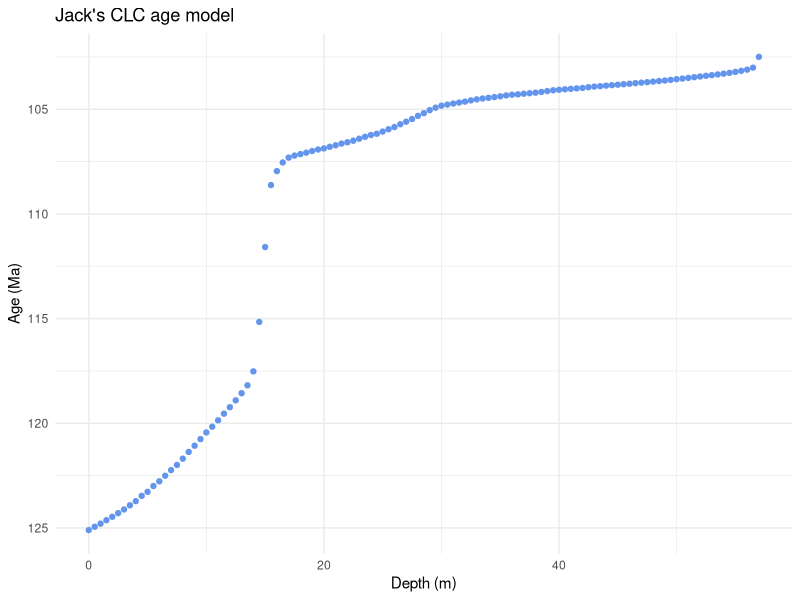
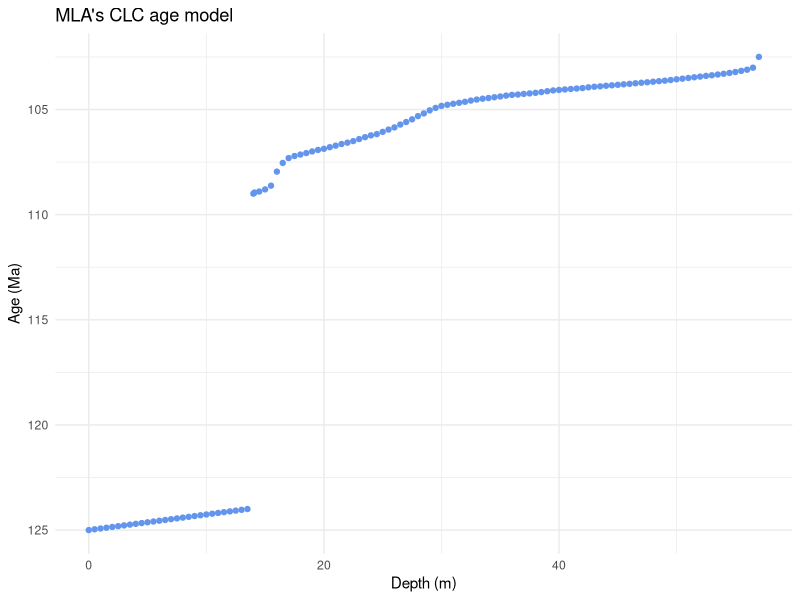
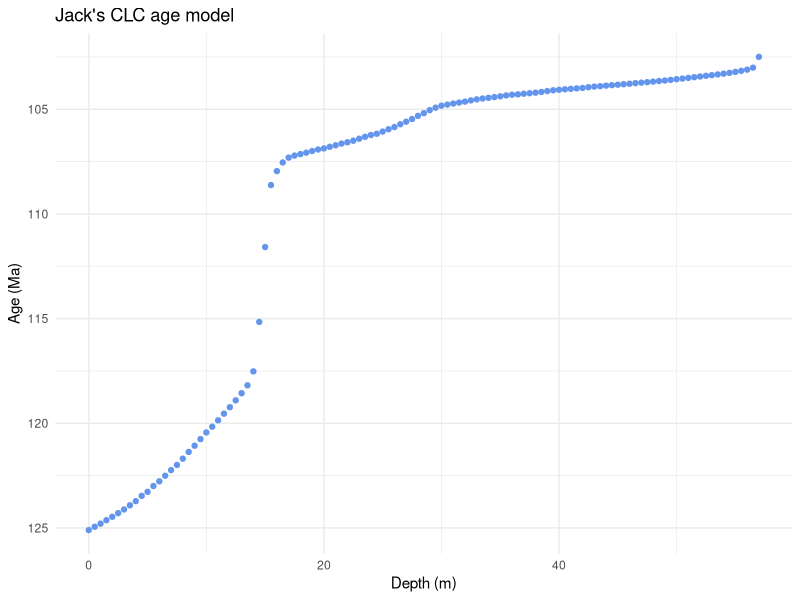
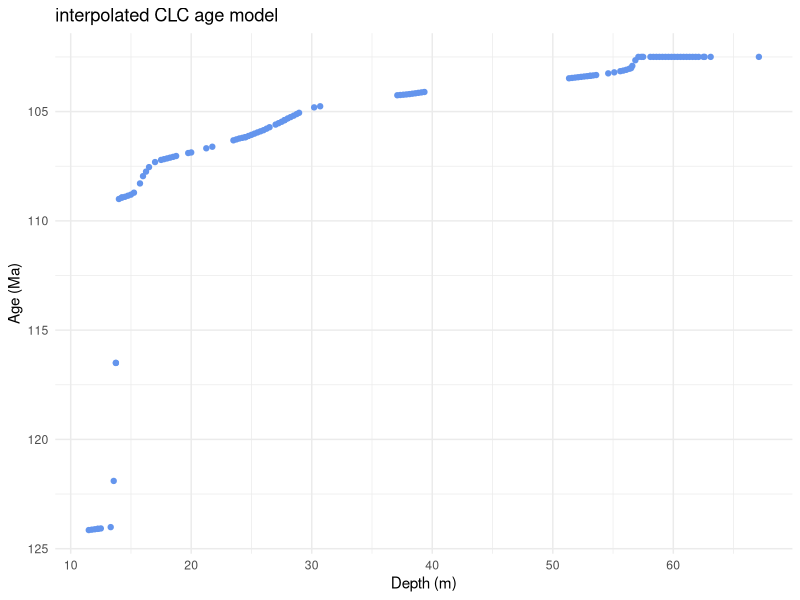
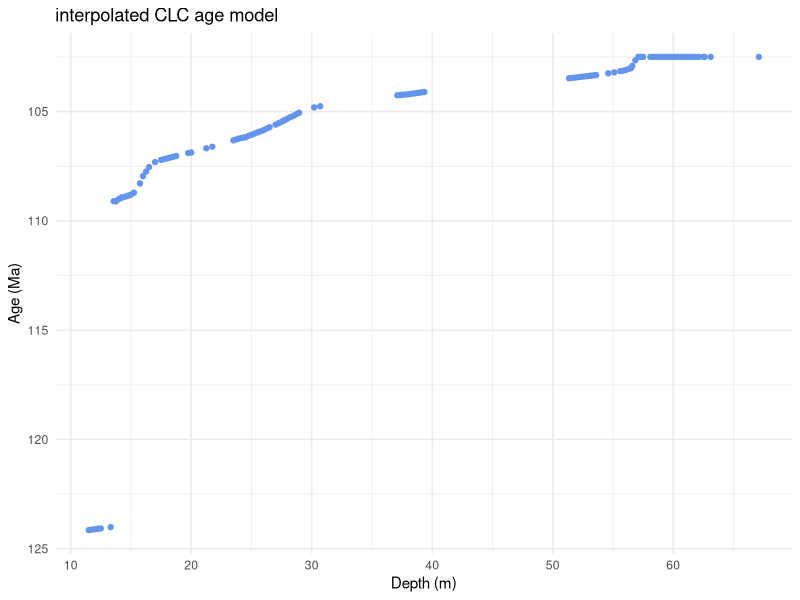

The R source for these figures, in order: (Note: this script raises an error after producing the figures.)
# Setup ------------------------

  # Load packages
    library(ggplot2)
    library(readr)
    library(dplyr)
    library(zoo)
    library(here)

  # Read data

    # Read in Cody Landfill data
      CLC_isotope_data <- read.csv(here("data", "raw", "CLC_results1.csv"))

    # Read in cleaned Crooked Creek data
      CCC_isotope_data <- read.csv(here("data", "processed", "CCC_d13Corg_clean.csv"))

    # Load Jack's age models
      CLC_age_model <- read.csv(here::here("data", "raw", "Cody_Landfill_age_model.csv"))
      CCC_age_model <- read.csv(here::here("data", "raw", "Crooked_Creek_age_model.csv"))
      
        # Take a look at Jack's models
        ggplot(CLC_age_model, aes(x = Height_m, y = Preferred_Age)) +
          geom_point(color = "cornflowerblue", size = 1.5) +
          scale_y_reverse() +  # Reverses y-axis to show increasing age downward
          labs(
            x = "Depth (m)",
            y = "Age (Ma)",
            title = "Jack's CLC age model"
          ) +
          theme_minimal()
        
    # Load MLA revised CLC age model with unconformity
      CLC_age_model_MLA <- read.csv(here::here("data", "raw", "CLC_unconformity_mla_age_model.csv"))
      
        # Take a look at the model
        ggplot(CLC_age_model_MLA, aes(x = Height_m, y = Preferred_Age)) +
          geom_point(color = "cornflowerblue", size = 1.5) +
          scale_y_reverse() +  # Reverses y-axis to show increasing age downward
          labs(
            x = "Depth (m)",
            y = "Age (Ma)",
            title = "MLA's CLC age model"
          ) +
          theme_minimal()
        
    # Take a look at Jack's models
      ggplot(CLC_age_model, aes(x = Height_m, y = Preferred_Age)) +
        geom_point(color = "cornflowerblue", size = 1.5) +
        scale_y_reverse() +  # Reverses y-axis to show increasing age downward
        labs(
          x = "Depth (m)",
          y = "Age (Ma)",
          title = "Jack's CLC age model"
        ) +
        theme_minimal()
      
    # !!! omit CLC outlier !!! # probably a bust sample, maybe CO3 included
      CLC_isotope_data <- CLC_isotope_data[which(CLC_isotope_data$d.13C.12C < -15), ]
  
## integrate age models with isotope data ####
      
      # Cody Landfill - some isotope data outside range of age model so we put NA for age
        
        # Define interpolation range based on the age model
        min_height <- min(CLC_age_model_MLA$Height_m)
        max_height <- max(CLC_age_model_MLA$Height_m)
        
        # Mask values outside range to avoid flat extrapolation
        valid_heights <- CLC_isotope_data$Height_m >= min_height & CLC_isotope_data$Height_m <= max_height
        
        # Create an age column and assign NA by default
        CLC_isotope_data$age <- NA
        
        # Interpolate only for values within the valid range
        CLC_isotope_data$age[valid_heights] <- approx(
          x = CLC_age_model_MLA$Height_m,
          y = CLC_age_model_MLA$Preferred_Age,
          xout = CLC_isotope_data$Height_m[valid_heights],
          rule = 1  # No extrapolation
        )$y
          
        # Interpolate preferred age from CLC_age_model
            CLC_interp <- approx(
              x = CLC_age_model_MLA$Height_m,
              y = CLC_age_model_MLA$Preferred_Age,
              xout = CLC_isotope_data$Depth,  # replace with actual column name
              rule = 2
            )
            
          # Add interpolated age to CLC dataset
          CLC_isotope_data$age <- CLC_interp$y
          
        # Modify CLC age model to account for unconformity
          # Look at model first
            ggplot(CLC_isotope_data, aes(x = Depth, y = age)) +
              geom_point(color = "cornflowerblue", size = 1.5) +
              scale_y_reverse() +  # Reverses y-axis to show increasing age downward
              labs(
                x = "Depth (m)",
                y = "Age (Ma)",
                title = "interpolated CLC age model"
              ) +
              theme_minimal()
            
            # Manual edits
            CLC_isotope_data$age[CLC_isotope_data$age >= 110 & CLC_isotope_data$age <= 120] <- 109.1
            CLC_isotope_data$age[CLC_isotope_data$age >= 121 & CLC_isotope_data$age <= 123] <- 109.1
            
            # Look at model again
            ggplot(CLC_isotope_data, aes(x = Depth, y = age)) +
              geom_point(color = "cornflowerblue", size = 1.5) +
              scale_y_reverse() +  # Reverses y-axis to show increasing age downward
              labs(
                x = "Depth (m)",
                y = "Age (Ma)",
                title = "interpolated CLC age model"
              ) +
              theme_minimal()
            
            
      # Crooked Creek
        # Interpolate preferred age from CCC_age_model
        CCC_interp <- approx(
          x = CCC_age_model$Height_m,
          y = CCC_age_model$Preferred_Age,
          xout = CCCclean_isotope_data$Strat_m_above_Pryor,  # replace with actual column name
          rule = 2
        )
        
        # Add interpolated age to CCC dataset
        CCCclean_isotope_data$age <- CCC_interp$y
        
        
# Cody Landfill ------------
        ## By Depth ####
      # CLC d13C vs Depth
        gg_CLC_d13C_Depth <- ggplot(CLC_isotope_data[ order(CLC_isotope_data$Depth), ], aes(x = d.13C.12C, y = Depth)) +
          geom_point(size = 1.5, color = "cornflowerblue") +
          geom_path(aes(x=rollmean(d.13C.12C, 3, na.pad=TRUE)), colour = "black") +   # Add a line 
          labs(
            x = "d13Cdoc",
            y = "Stratigraphy (m above base of LSM)",
            title = "CLC C-isotope Chemostrat"
          ) +
          theme_minimal() +
          ylim(min = 0, max = 70) +
        coord_cartesian(xlim = c(-32, -20)) +
          theme(
            panel.background = element_blank(), 
            plot.background = element_blank(),
            panel.grid = element_blank(),  # Hide gridlines
            axis.line.y = element_blank(),  # Hide y-axis line
            #axis.ticks.y = element_blank(),  # Hide y-axis ticks
            #axis.text.y = element_blank(),  # Hide y-axis labels
            axis.title.y = element_blank(),  # Hide y-axis title
            panel.border = element_blank(),  # Hide side borders
            axis.ticks = element_line(color = "black"),  # Show x-axis ticks
            axis.ticks.length = unit(0.2, "cm")  # Set the length of x-axis ticks
          )
        
        # Display the plot
        print(gg_CLC_d13C_Depth)
        
        # Export the plot
        ggsave(
          filename = "CLC_d13C_Depth.png",     # Output file name
          plot = gg_CLC_d13C_Depth,               # Plot object
          path = here::here("results", "figures"),           # Directory 
          width = 3,                              # Width in inches
          height = 8,                             # Height in inches
          dpi = 300                               # Resolution
        )
        
 ## By Age ####
        
        # CLC d13C vs Age
        gg_CLC_d13C_Age <- ggplot(CLC_isotope_data[ order(CLC_isotope_data$age), ], aes(x = d.13C.12C, y = age)) +
          geom_point(size = 1.5, color = "cornflowerblue") +
          geom_path(aes(x=rollmean(d.13C.12C, 3, na.pad=TRUE)), colour = "black") +   # Add a line 
          labs(
            x = "d13Cdoc",
            y = "Age (Ma)",
            title = "CLC C-isotope Chemostrat"
          ) +
          theme_minimal() +
          scale_y_reverse(limits = c(125, 105)) +
          coord_cartesian(xlim = c(-32, -20)) +
          theme(
            panel.background = element_blank(), 
            plot.background = element_blank(),
            panel.grid = element_blank(),  # Hide gridlines
            axis.line.y = element_blank(),  # Hide y-axis line
            #axis.ticks.y = element_blank(),  # Hide y-axis ticks
            #axis.text.y = element_blank(),  # Hide y-axis labels
            axis.title.y = element_blank(),  # Hide y-axis title
            panel.border = element_blank(),  # Hide side borders
            axis.ticks = element_line(color = "black"),  # Show x-axis ticks
            axis.ticks.length = unit(0.2, "cm")  # Set the length of x-axis ticks
          )
        
        # Display the plot
        print(gg_CLC_d13C_Age)
        
        # Export the plot
        ggsave(
          filename = "CLC_d13C_Age.png",     # Output file name
          plot = gg_CLC_d13C_Age,               # Plot object
          path = here::here("results", "figures"),           # Directory 
          width = 3,                              # Width in inches
          height = 8,                             # Height in inches
          dpi = 300                               # Resolution
        )     
        

        
        
# Crooked Creek ---------
  ## By Depth ####
        # CLC d13C vs Depth
        gg_CCC_d13C_Depth <- ggplot(CLC_isotope_data[ order(CLC_isotope_data$Strat_m_above_Pryor), ], aes(x = d.13C.12C, y = Strat_m_above_Pryor)) +
          geom_point(size = 1.5, color = "cornflowerblue") +
          geom_path(aes(x=rollmean(d.13C.12C, 3, na.pad=TRUE)), colour = "black") +   # Add a line 
          labs(
            x = Cdelt,
            y = "Stratigraphy (m above base of LSM)",
            title = "CCC d13C by Depth"
          ) +
          theme_minimal() +
          ylim(min = 0, max = 70) +
          coord_cartesian(xlim = c(-32, -20)) +
          theme(
            panel.background = element_blank(), 
            plot.background = element_blank(),
            panel.grid = element_blank(),  # Hide gridlines
            axis.line.y = element_blank(),  # Hide y-axis line
            #axis.ticks.y = element_blank(),  # Hide y-axis ticks
            #axis.text.y = element_blank(),  # Hide y-axis labels
            axis.title.y = element_blank(),  # Hide y-axis title
            panel.border = element_blank(),  # Hide side borders
            axis.ticks = element_line(color = "black"),  # Show x-axis ticks
            axis.ticks.length = unit(0.2, "cm")  # Set the length of x-axis ticks
          )
        
        # Display the plot
        print(gg_CCC_d13C_Depth)
        
        # Export the plot
        ggsave(
          filename = "CCC_d13C_Depth.png",     # Output file name
          plot = gg_CCC_d13C_Depth,               # Plot object
          path = here::here("results", "figures"),           # Directory 
          width = 3,                              # Width in inches
          height = 8,                             # Height in inches
          dpi = 300                               # Resolution
        )
## By Age ####
        # CCC d13C vs Age
        gg_CCC_d13C_Age <- ggplot(CCCclean_isotope_data[ order(CCCclean_isotope_data$age), ], aes(x = avg_d13C_VPDB, y = age)) +
          geom_point(size = 1.5, color = "cornflowerblue") +
          geom_path(aes(x=rollmean(avg_d13C_VPDB, 3, na.pad=TRUE)), colour = "black") +   # Add a line 
          labs(
            x = "d13Cdoc",
            y = "Stratigraphy (m above base of LSM)",
            title = "CCC d13C by Age"
          ) +
          theme_minimal() +
          scale_y_reverse(limits = c(125, 105)) +
          coord_cartesian(xlim = c(-32, -20)) +
          theme(
            panel.background = element_blank(), 
            plot.background = element_blank(),
            panel.grid = element_blank(),  # Hide gridlines
            axis.line.y = element_blank(),  # Hide y-axis line
            #axis.ticks.y = element_blank(),  # Hide y-axis ticks
            #axis.text.y = element_blank(),  # Hide y-axis labels
            axis.title.y = element_blank(),  # Hide y-axis title
            panel.border = element_blank(),  # Hide side borders
            axis.ticks = element_line(color = "black"),  # Show x-axis ticks
            axis.ticks.length = unit(0.2, "cm")  # Set the length of x-axis ticks
          )
        
        # Display the plot
        print(gg_CCC_d13C_Age)
        
        # Export the plot
        ggsave(
          filename = "CCC_d13C_Age.png",     # Output file name
          plot = gg_CCC_d13C_Age,               # Plot object
          path = here::here("results", "figures"),           # Directory 
          width = 3,                              # Width in inches
          height = 8,                             # Height in inches
          dpi = 300                               # Resolution
        )
        
        
# combined plots -----------------------------------------------------------------------
       
  ## age ------------------------------
     # Define delta notation for axis label
        Cdelt <- expression(delta^13 * "C" ~ "(‰ vs. VPDB)")
        
        # Determine shared y-axis range
        common_y_limits <- c(125, 105)
        
        # Redefine each plot with standardized formatting
        gg_CLC_d13C_Age <- ggplot(CLC_isotope_data[order(CLC_isotope_data$age), ]) +
          geom_point(aes(x = d.13C.12C, y = age), size = 1.5, color = "cornflowerblue") +
          geom_path(aes(x = rollmean(d.13C.12C, 3, na.pad = TRUE), y = age), color = "black") +
          scale_y_reverse(limits = common_y_limits) +
          coord_cartesian(xlim = c(-32, -18)) +
          labs(
            x = Cdelt,
            y = "Age (Ma)",
            title = expression("Cody Landfill " * delta^13 * "C by Age")) + 
          theme_minimal() +
          theme(
            panel.background = element_blank(),
            plot.background = element_blank(),
            panel.grid = element_blank(),
            axis.line.y = element_blank(),
            axis.title.y = element_blank(),
            panel.border = element_blank(),
            axis.ticks = element_line(color = "black"),
            axis.ticks.length = unit(0.2, "cm")
          )
        
        gg_CCC_d13C_Age <- ggplot(CCCclean_isotope_data[order(CCCclean_isotope_data$age), ]) +
          geom_point(aes(x = avg_d13C_VPDB, y = age), size = 1.5, color = "cornflowerblue") +
          geom_path(aes(x = rollmean(avg_d13C_VPDB, 3, na.pad = TRUE), y = age), color = "black") +
          scale_y_reverse(limits = common_y_limits) +
          coord_cartesian(xlim = c(-32, -18)) +
          labs(
            x = Cdelt,
            y = "Age (Ma)",
            title = expression("Crooked Creek " * delta^13 * "C by Age")) + 
          theme_minimal() +
          theme(
            panel.background = element_blank(),
            plot.background = element_blank(),
            panel.grid = element_blank(),
            axis.line.y = element_blank(),
            axis.title.y = element_blank(),
            panel.border = element_blank(),
            axis.ticks = element_line(color = "black"),
            axis.ticks.length = unit(0.2, "cm")
          )
        
        # Combine with patchwork
        library(patchwork)
        
        gg_d13C_combined_by_age <- gg_CLC_d13C_Age + gg_CCC_d13C_Age +
          plot_layout(ncol = 2, guides = "collect") &
          theme(legend.position = "bottom")
        
        # Print combined plot
        print(gg_d13C_combined_by_age)      
        
        # Export the plot
        ggsave(
          filename = "d13C_combined_by_age.png",     # Output file name
          plot = gg_d13C_combined_by_age,               # Plot object
          path = here::here("results", "figures"),
          width = 11,        
          height = 8.5,       
          dpi = 300
        )
        
  ## depth ------------------------------

        # Determine shared y-axis range
         common_y_limits <- c(0, 70)
        
        # Redefine each plot with standardized formatting
        gg_CLC_d13C_Depth <- ggplot(CLC_isotope_data[order(CLC_isotope_data$Depth), ]) +
          geom_point(aes(x = d.13C.12C, y = Depth), size = 1.5, color = "cornflowerblue") +
          geom_path(aes(x = rollmean(d.13C.12C, 3, na.pad = TRUE), y = Depth), color = "black") +
          scale_y_continuous(limits = common_y_limits) +
          coord_cartesian(xlim = c(-32, -18)) +
          labs(
            x = Cdelt,
            y = "Depth (m above Pryor Mbr)",
            title = expression("Cody Landfill " * delta^13 * "C by Depth")) + 
          theme_minimal() +
          theme(
            panel.background = element_blank(),
            plot.background = element_blank(),
            panel.grid = element_blank(),
            axis.line.y = element_blank(),
            axis.title.y = element_blank(),
            panel.border = element_blank(),
            axis.ticks = element_line(color = "black"),
            axis.ticks.length = unit(0.2, "cm")
          )
        
        CCCclean_isotope_data
        gg_CCC_d13C_Depth <- ggplot(CCCclean_isotope_data[order(CCCclean_isotope_data$Strat_m_above_Pryor), ]) +
          geom_point(aes(x = avg_d13C_VPDB, y = Strat_m_above_Pryor), size = 1.5, color = "cornflowerblue") +
          geom_path(aes(x = rollmean(avg_d13C_VPDB, 3, na.pad = TRUE), y = Strat_m_above_Pryor), color = "black") +
          scale_y_continuous(limits = common_y_limits) +
          coord_cartesian(xlim = c(-32, -18)) +
          labs(
            x = Cdelt,
            y = "Depth (m above Pryor Mbr)",
            title = expression("Crooked Creek " * delta^13 * "C by Depth")) + 
          theme_minimal() +
          theme(
            panel.background = element_blank(),
            plot.background = element_blank(),
            panel.grid = element_blank(),
            axis.line.y = element_blank(),
            axis.title.y = element_blank(),
            panel.border = element_blank(),
            axis.ticks = element_line(color = "black"),
            axis.ticks.length = unit(0.2, "cm")
          )
        
        
        gg_d13C_combined_by_depth <- gg_CLC_d13C_Depth + gg_CCC_d13C_Depth +
          plot_layout(ncol = 2, guides = "collect") &
          theme(legend.position = "bottom")
        
        # Print combined plot
        print(gg_d13C_combined_by_depth)      
        
        # Export the plot
        ggsave(
          filename = "d13C_combined_by_depth.png",     # Output file name
          plot = gg_d13C_combined_by_depth,               # Plot object
          path = here::here("results", "figures"),
          width = 11,        
          height = 8.5,       
          dpi = 300
        ) 
        
        
     
# junkyard ------------------------------------------    
        
     
# OLD DEPTH PLOT   
# Order by depth
CCCclean <- CCCclean %>%
  arrange(age_Ma)
# Add 3-point rolling average column
CCCclean <- CCCclean %>%
  arrange(Strat_m_above_Pryor) %>%
  mutate(d13C_3pt_avg = rollmean(d.13C.12C, 3, fill = NA, align = "center"))
# Create the plot
ggplot_CrookedCreek <- ggplot(CCCclean, aes(x = d.13C.12C, y = Strat_m_above_Pryor)) +
  geom_point(size = 1.5, color = "blue", alpha = 0.2) +
  geom_path(aes(x = d13C_3pt_avg, y = Strat_m_above_Pryor), colour = "black") +
  labs(
    x = expression(delta^13*C ~ "(‰ VPDB)"),
    y = "Stratigraphy (m above base of LSM)",
    title = "CCC C-isotope Chemostrat"
  ) +
  coord_cartesian(xlim = c(-29, -20), ylim = c(-6, 70)) +
  theme_minimal() +
  theme(
    panel.background = element_blank(), 
    plot.background = element_blank(),
    panel.grid = element_blank(),
    panel.border = element_blank(),
    axis.ticks.x = element_line(color = "black"),
    axis.ticks.length = unit(0.2, "cm")
  )
# Print plot to viewer
print(ggplot_CrookedCreek)
# Export as PNG
ggsave(
  filename = here("results", "figures", "CCC_C_isotope_chemostrat_labeled.png"),
  plot = ggplot_CrookedCreek,
  width = 2,
  height = 5,
  dpi = 300
)
